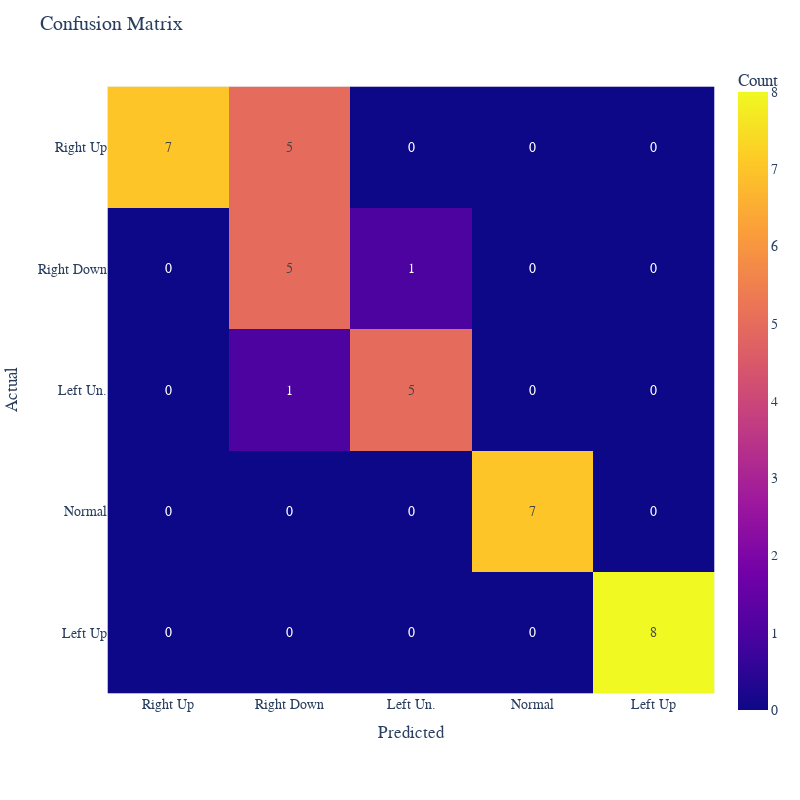

The notebook cell this image was saved under:
### Code cell
plot_cm(y_teste, predictions,'ts_forest')

### Figure 1 — Plotly figure (JSON) as saved in the notebook; plotly's stock layout.template omitted (floating-point values rounded to 4 significant figures)
{"data": [{"coloraxis": "coloraxis", "hovertemplate": "Predicted: %{x}<br>Actual: %{y}<br>Count: %{z}<extra></extra>", "name": "0", "texttemplate": "%{z}", "type": "heatmap", "x": ["Right Up", "Right Down", "Left Un.", "Normal", "Left Up"], "xaxis": "x", "y": ["Right Up", "Right Down", "Left Un.", "Normal", "Left Up"], "yaxis": "y", "z": [[7, 5, 0, 0, 0], [0, 5, 1, 0, 0], [0, 1, 5, 0, 0], [0, 0, 0, 7, 0], [0, 0, 0, 0, 8]]}], "layout": {"coloraxis": {"colorbar": {"title": {"text": "Count"}}, "colorscale": [[0, "#0d0887"], [0.1111, "#46039f"], [0.2222, "#7201a8"], [0.3333, "#9c179e"], [0.4444, "#bd3786"], [0.5556, "#d8576b"], [0.6667, "#ed7953"], [0.7778, "#fb9f3a"], [0.8889, "#fdca26"], [1, "#f0f921"]]}, "font": {"family": "Courier New, monospace", "size": 14}, "height": 800, "margin": {"t": 60}, "title": {"text": "Confusion Matrix"}, "width": 800, "xaxis": {"anchor": "y", "constrain": "domain", "domain": [0, 1], "nticks": 5, "scaleanchor": "y", "title": {"text": "Predicted"}}, "yaxis": {"anchor": "x", "autorange": "reversed", "constrain": "domain", "domain": [0, 1], "nticks": 5, "title": {"text": "Actual"}}}}
